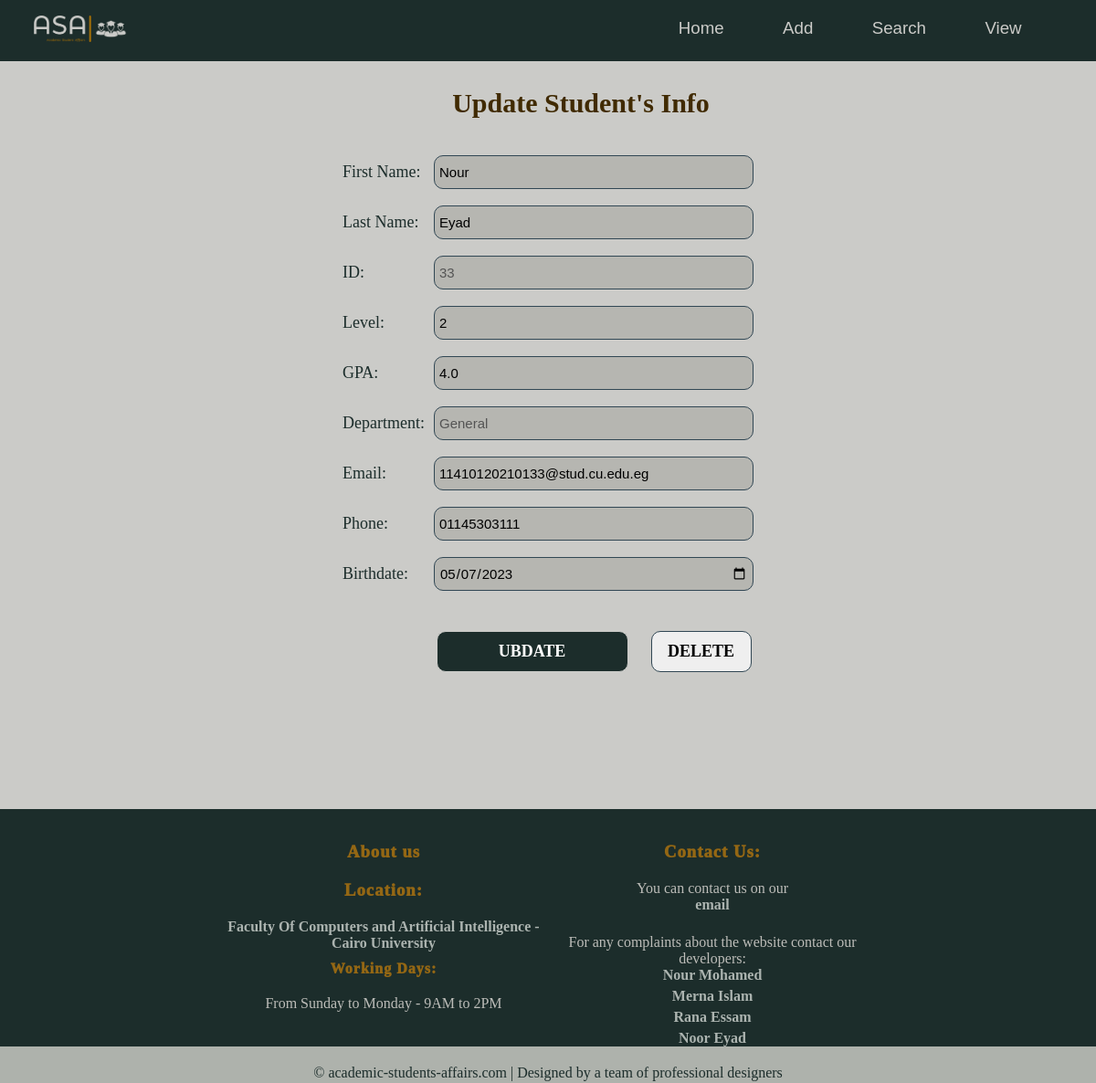
The app's page /editStudent/33 with its own data.
### students/models.py (models this page shows)
class Member(models.Model):
    firstname = models.CharField(max_length=255)
    lastname = models.CharField(max_length=255)
    email = models.CharField(max_length = 50)
    phone = models.CharField(max_length=15)
    gpa = models.FloatField()
    level = models.IntegerField()
    birthdate = models.DateField()
    gender = models.CharField(max_length=6)
    dep = models.CharField(max_length= 10,  default='General')
    state = models.BooleanField(default= True)

### students/views.py (the view, shortened to what this page needs)
# urls.py: path('editStudent/<int:id>', views.editStudent, name='editStudent'),
def editStudent(request, id):
  mymember = Member.objects.get(id = id)
  template = loader.get_template('update_info_screen.html')
  context = {
    'std': mymember,
  }
  return HttpResponse(template.render(context, request))

### students/templates/update_info_screen.html (shortened to what this page needs)
{% extends "master.html" %}
{% load static %}
{% block stylesheet %}
<link rel="stylesheet" href="{% static 'update_info.css' %}">
{% endblock %}
{% block content %}
<h1 style="margin-left: 6%;"> Update Student's Info </h1>
<center>
<form style="text-align: center; " id="fields" method = "GET" onsubmit = "updateStd()">
  <label for="first_name">First Name:</label>
  <input  type="text" name="first_name" id="first_name"  value = {{std.firstname }} required>
  <br>
  <br>
  <label for="last_name">Last Name:</label>
  <input  type="text" name="last_name" id="last_name" value = {{std.lastname }} required >
  <br>
  <br>
  <label for="id">ID:</label>
  <input  type="text" name="id" id="id" value= {{std.id}}  disabled>
  <br>
  <br>
  <label for="level">Level:</label>
  <input  type="text" name="level" id="level" value = {{std.level}}  pattern="[1-4]{1}" required title= "Invalid level ! ">
  <br>
  <br>
  <label for="gpa">GPA:</label>
  <input  type="text" name="gpa" id="gpa" value = {{std.gpa}} pattern = "^([0-3](\.\d\d?)?|4(.00?)?)$"  required title= "Invalid GPA ! ">
  <br>
  <br>
  <label for="dep">Department:</label >
  <input  type="text" name="dep" id="dep" value = {{std.dep}}  disabled>
  <br>
  <br>
  <label for="email">Email:</label>
  <input  type="email" name="email" id="email" value = {{std.email}} pattern = "^\w+([\.-]?\w+)*@\w+([\.-]?\w+)*(\.\w{2,3})+$" required  title= "Invalid email ! " >
  <br>
  <br>
  <label for="phone">Phone:</label>
  <input name="phone" id="phone"  pattern="[0-9]{11}" value = {{std.phone}} pattern = "^01[0125][0-9]{8}$"  required title= "Invalid phone number ! ">
  <br>
  <br>
  <label for="birthdate"> Birthdate:</label>
  <input  type="date" name="birthdate" id="birthdate" value = {{std.birthdate|date:"Y-m-d"}} required >
  <br>
  <br>
  <button type = "submit" class="UBDATE" > UBDATE</button>
  <button class="delete" onclick="confirmDeletion()">DELETE</button>
      </form>
      </center>
{% endblock %}

### students/static/master.css (style rules this page uses)
body { background-color: #cbcbc8; color: #1c2d2b; margin: 0px; min-height: 100vh; position: relative; flex-direction: column; }

### students/static/update_info.css (style rules this page uses)
* { margin: 0; padding: 0; box-sizing: border-box; }
h1, h2 { padding-top: 3%; margin-bottom: 40px; margin-top: 0%; align-items: center; box-shadow: #120d03; color: #402a02; font-family: Serif; font-size: 30px; text-align: center; }
input { width: 350px; align-items: center; background-color: #b6b6b1; background: -webkit-linear-gradient(); font-family: sans-serif; font-size: 15px; border: 1px solid #314754; border-radius: 10px; padding: 5px; text-align: left; height: 37px; }
* { font-family: serif; }
button { font-family: sans-serif; font-size: 15px; border: 1px solid #314754; border-radius: 10px; padding: 5px; height: 45px; text-align: left; margin-top: 26px; }
form { text-align: left; display: table; }
label { width: 100px; font-size: large; display: inline-block; text-align: left; }
.UBDATE { background: #1c2d2b; ; text-align: center; flex-wrap: wrap; color: white; width: 210px; margin-left: 100px; border-color: #cbcbc8; box-shadow: inset; font-family: serif; font-size: 18px; font-weight: bold; }
body { margin-top: 5%; }
.delete { text-align: center; flex-wrap: wrap; width: 110px; margin-left: 25px; font-family: serif; font-size: 18px; font-weight: bold; }

### records on screen
Member: first_name "Nour", last_name "Eyad", id "33", level "2", gpa "4.0", dep "General", email "11410120210133@stud.cu.edu.eg", phone "01145303111", birthdate "05/07/2023"
